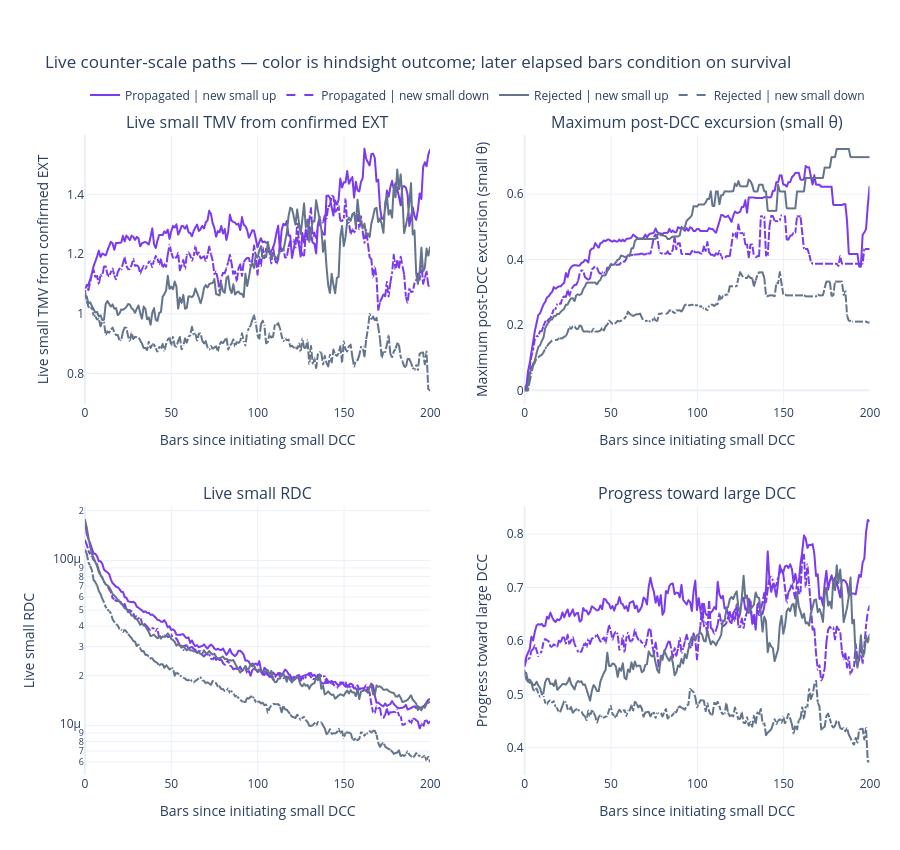

Write notebook code for a chart like this one.
### Markdown cell above
## Live Audit 3: survival-conditioned trajectories

Purple/slate denotes the later propagated/rejected outcome; solid/dashed denotes new-small-up/down. Every plotted point was observable at its elapsed bar, but the outcome color remains hindsight. Hover the survivor counts before interpreting later horizons.

### Code cell
trajectory_fig = plot_dc_counter_scale_trajectories(
    counter_leg_trajectories.rename(columns={"new_small_mode": "target_small_mode"}),
    max_elapsed_bars=200,
)
trajectory_fig.show()

### Figure 1 — Plotly figure (JSON) as saved in the notebook; plotly's stock layout.template omitted (floating-point values rounded to 4 significant figures; data arrays with more than 128 entries replaced by an {"elided": "..."} marker saying what was removed)
{"data": [{"customdata": {"elided": "201x1 int values"}, "hovertemplate": "elapsed=%{x:.0f} bars<br>median=%{y:.4g}<br>surviving attempts=%{customdata[0]:,.0f}<extra></extra>", "legendgroup": "propagated_up", "line": {"color": "#7c3aed", "dash": "solid", "width": 2.0}, "mode": "lines", "name": "Propagated | new small up", "showlegend": true, "x": {"elided": "201 int values"}, "y": {"elided": "201 float values"}, "type": "scattergl", "xaxis": "x", "yaxis": "y"}, {"customdata": {"elided": "201x1 int values"}, "hovertemplate": "elapsed=%{x:.0f} bars<br>median=%{y:.4g}<br>surviving attempts=%{customdata[0]:,.0f}<extra></extra>", "legendgroup": "propagated_down", "line": {"color": "#7c3aed", "dash": "dash", "width": 2.0}, "mode": "lines", "name": "Propagated | new small down", "showlegend": true, "x": {"elided": "201 int values"}, "y": {"elided": "201 float values"}, "type": "scattergl", "xaxis": "x", "yaxis": "y"}, {"customdata": {"elided": "201x1 int values"}, "hovertemplate": "elapsed=%{x:.0f} bars<br>median=%{y:.4g}<br>surviving attempts=%{customdata[0]:,.0f}<extra></extra>", "legendgroup": "rejected_up", "line": {"color": "#64748b", "dash": "solid", "width": 2.0}, "mode": "lines", "name": "Rejected | new small up", "showlegend": true, "x": {"elided": "201 int values"}, "y": {"elided": "201 float values"}, "type": "scattergl", "xaxis": "x", "yaxis": "y"}, {"customdata": {"elided": "201x1 int values"}, "hovertemplate": "elapsed=%{x:.0f} bars<br>median=%{y:.4g}<br>surviving attempts=%{customdata[0]:,.0f}<extra></extra>", "legendgroup": "rejected_down", "line": {"color": "#64748b", "dash": "dash", "width": 2.0}, "mode": "lines", "name": "Rejected | new small down", "showlegend": true, "x": {"elided": "201 int values"}, "y": {"elided": "201 float values"}, "type": "scattergl", "xaxis": "x", "yaxis": "y"}, {"customdata": {"elided": "201x1 int values"}, "hovertemplate": "elapsed=%{x:.0f} bars<br>median=%{y:.4g}<br>surviving attempts=%{customdata[0]:,.0f}<extra></extra>", "legendgroup": "propagated_up", "line": {"color": "#7c3aed", "dash": "solid", "width": 2.0}, "mode": "lines", "name": "Propagated | new small up", "showlegend": false, "x": {"elided": "201 int values"}, "y": {"elided": "201 float values"}, "type": "scattergl", "xaxis": "x2", "yaxis": "y2"}, {"customdata": {"elided": "201x1 int values"}, "hovertemplate": "elapsed=%{x:.0f} bars<br>median=%{y:.4g}<br>surviving attempts=%{customdata[0]:,.0f}<extra></extra>", "legendgroup": "propagated_down", "line": {"color": "#7c3aed", "dash": "dash", "width": 2.0}, "mode": "lines", "name": "Propagated | new small down", "showlegend": false, "x": {"elided": "201 int values"}, "y": {"elided": "201 float values"}, "type": "scattergl", "xaxis": "x2", "yaxis": "y2"}, {"customdata": {"elided": "201x1 int values"}, "hovertemplate": "elapsed=%{x:.0f} bars<br>median=%{y:.4g}<br>surviving attempts=%{customdata[0]:,.0f}<extra></extra>", "legendgroup": "rejected_up", "line": {"color": "#64748b", "dash": "solid", "width": 2.0}, "mode": "lines", "name": "Rejected | new small up", "showlegend": false, "x": {"elided": "201 int values"}, "y": {"elided": "201 float values"}, "type": "scattergl", "xaxis": "x2", "yaxis": "y2"}, {"customdata": {"elided": "201x1 int values"}, "hovertemplate": "elapsed=%{x:.0f} bars<br>median=%{y:.4g}<br>surviving attempts=%{customdata[0]:,.0f}<extra></extra>", "legendgroup": "rejected_down", "line": {"color": "#64748b", "dash": "dash", "width": 2.0}, "mode": "lines", "name": "Rejected | new small down", "showlegend": false, "x": {"elided": "201 int values"}, "y": {"elided": "201 float values"}, "type": "scattergl", "xaxis": "x2", "yaxis": "y2"}, {"customdata": {"elided": "201x1 int values"}, "hovertemplate": "elapsed=%{x:.0f} bars<br>median=%{y:.4g}<br>surviving attempts=%{customdata[0]:,.0f}<extra></extra>", "legendgroup": "propagated_up", "line": {"color": "#7c3aed", "dash": "solid", "width": 2.0}, "mode": "lines", "name": "Propagated | new small up", "showlegend": false, "x": {"elided": "201 int values"}, "y": {"elided": "201 float values"}, "type": "scattergl", "xaxis": "x3", "yaxis": "y3"}, {"customdata": {"elided": "201x1 int values"}, "hovertemplate": "elapsed=%{x:.0f} bars<br>median=%{y:.4g}<br>surviving attempts=%{customdata[0]:,.0f}<extra></extra>", "legendgroup": "propagated_down", "line": {"color": "#7c3aed", "dash": "dash", "width": 2.0}, "mode": "lines", "name": "Propagated | new small down", "showlegend": false, "x": {"elided": "201 int values"}, "y": {"elided": "201 float values"}, "type": "scattergl", "xaxis": "x3", "yaxis": "y3"}, {"customdata": {"elided": "201x1 int values"}, "hovertemplate": "elapsed=%{x:.0f} bars<br>median=%{y:.4g}<br>surviving attempts=%{customdata[0]:,.0f}<extra></extra>", "legendgroup": "rejected_up", "line": {"color": "#64748b", "dash": "solid", "width": 2.0}, "mode": "lines", "name": "Rejected | new small up", "showlegend": false, "x": {"elided": "201 int values"}, "y": {"elided": "201 float values"}, "type": "scattergl", "xaxis": "x3", "yaxis": "y3"}, {"customdata": {"elided": "201x1 int values"}, "hovertemplate": "elapsed=%{x:.0f} bars<br>median=%{y:.4g}<br>surviving attempts=%{customdata[0]:,.0f}<extra></extra>", "legendgroup": "rejected_down", "line": {"color": "#64748b", "dash": "dash", "width": 2.0}, "mode": "lines", "name": "Rejected | new small down", "showlegend": false, "x": {"elided": "201 int values"}, "y": {"elided": "201 float values"}, "type": "scattergl", "xaxis": "x3", "yaxis": "y3"}, {"customdata": {"elided": "201x1 int values"}, "hovertemplate": "elapsed=%{x:.0f} bars<br>median=%{y:.4g}<br>surviving attempts=%{customdata[0]:,.0f}<extra></extra>", "legendgroup": "propagated_up", "line": {"color": "#7c3aed", "dash": "solid", "width": 2.0}, "mode": "lines", "name": "Propagated | new small up", "showlegend": false, "x": {"elided": "201 int values"}, "y": {"elided": "201 float values"}, "type": "scattergl", "xaxis": "x4", "yaxis": "y4"}, {"customdata": {"elided": "201x1 int values"}, "hovertemplate": "elapsed=%{x:.0f} bars<br>median=%{y:.4g}<br>surviving attempts=%{customdata[0]:,.0f}<extra></extra>", "legendgroup": "propagated_down", "line": {"color": "#7c3aed", "dash": "dash", "width": 2.0}, "mode": "lines", "name": "Propagated | new small down", "showlegend": false, "x": {"elided": "201 int values"}, "y": {"elided": "201 float values"}, "type": "scattergl", "xaxis": "x4", "yaxis": "y4"}, {"customdata": {"elided": "201x1 int values"}, "hovertemplate": "elapsed=%{x:.0f} bars<br>median=%{y:.4g}<br>surviving attempts=%{customdata[0]:,.0f}<extra></extra>", "legendgroup": "rejected_up", "line": {"color": "#64748b", "dash": "solid", "width": 2.0}, "mode": "lines", "name": "Rejected | new small up", "showlegend": false, "x": {"elided": "201 int values"}, "y": {"elided": "201 float values"}, "type": "scattergl", "xaxis": "x4", "yaxis": "y4"}, {"customdata": {"elided": "201x1 int values"}, "hovertemplate": "elapsed=%{x:.0f} bars<br>median=%{y:.4g}<br>surviving attempts=%{customdata[0]:,.0f}<extra></extra>", "legendgroup": "rejected_down", "line": {"color": "#64748b", "dash": "dash", "width": 2.0}, "mode": "lines", "name": "Rejected | new small down", "showlegend": false, "x": {"elided": "201 int values"}, "y": {"elided": "201 float values"}, "type": "scattergl", "xaxis": "x4", "yaxis": "y4"}], "layout": {"xaxis": {"anchor": "y", "domain": [0.0, 0.44], "title": {"text": "Bars since initiating small DCC"}}, "yaxis": {"anchor": "x", "domain": [0.58, 1.0], "title": {"text": "Live small TMV from confirmed EXT"}, "type": "linear"}, "xaxis2": {"anchor": "y2", "domain": [0.56, 1.0], "title": {"text": "Bars since initiating small DCC"}}, "yaxis2": {"anchor": "x2", "domain": [0.58, 1.0], "title": {"text": "Maximum post-DCC excursion (small θ)"}, "type": "linear"}, "xaxis3": {"anchor": "y3", "domain": [0.0, 0.44], "title": {"text": "Bars since initiating small DCC"}}, "yaxis3": {"anchor": "x3", "domain": [0.0, 0.42], "title": {"text": "Live small RDC"}, "type": "log"}, "xaxis4": {"anchor": "y4", "domain": [0.56, 1.0], "title": {"text": "Bars since initiating small DCC"}}, "yaxis4": {"anchor": "x4", "domain": [0.0, 0.42], "title": {"text": "Progress toward large DCC"}, "type": "linear"}, "annotations": [{"font": {"size": 16}, "showarrow": false, "text": "Live small TMV from confirmed EXT", "x": 0.22, "xanchor": "center", "xref": "paper", "y": 1.0, "yanchor": "bottom", "yref": "paper"}, {"font": {"size": 16}, "showarrow": false, "text": "Maximum post-DCC excursion (small θ)", "x": 0.78, "xanchor": "center", "xref": "paper", "y": 1.0, "yanchor": "bottom", "yref": "paper"}, {"font": {"size": 16}, "showarrow": false, "text": "Live small RDC", "x": 0.22, "xanchor": "center", "xref": "paper", "y": 0.42, "yanchor": "bottom", "yref": "paper"}, {"font": {"size": 16}, "showarrow": false, "text": "Progress toward large DCC", "x": 0.78, "xanchor": "center", "xref": "paper", "y": 0.42, "yanchor": "bottom", "yref": "paper"}], "legend": {"orientation": "h", "yanchor": "bottom", "y": 1.04, "xanchor": "left", "x": 0.0}, "margin": {"l": 85, "r": 30, "t": 135, "b": 75}, "title": {"text": "Live counter-scale paths — color is hindsight outcome; later elapsed bars condition on survival"}, "height": 850, "hovermode": "closest"}}
